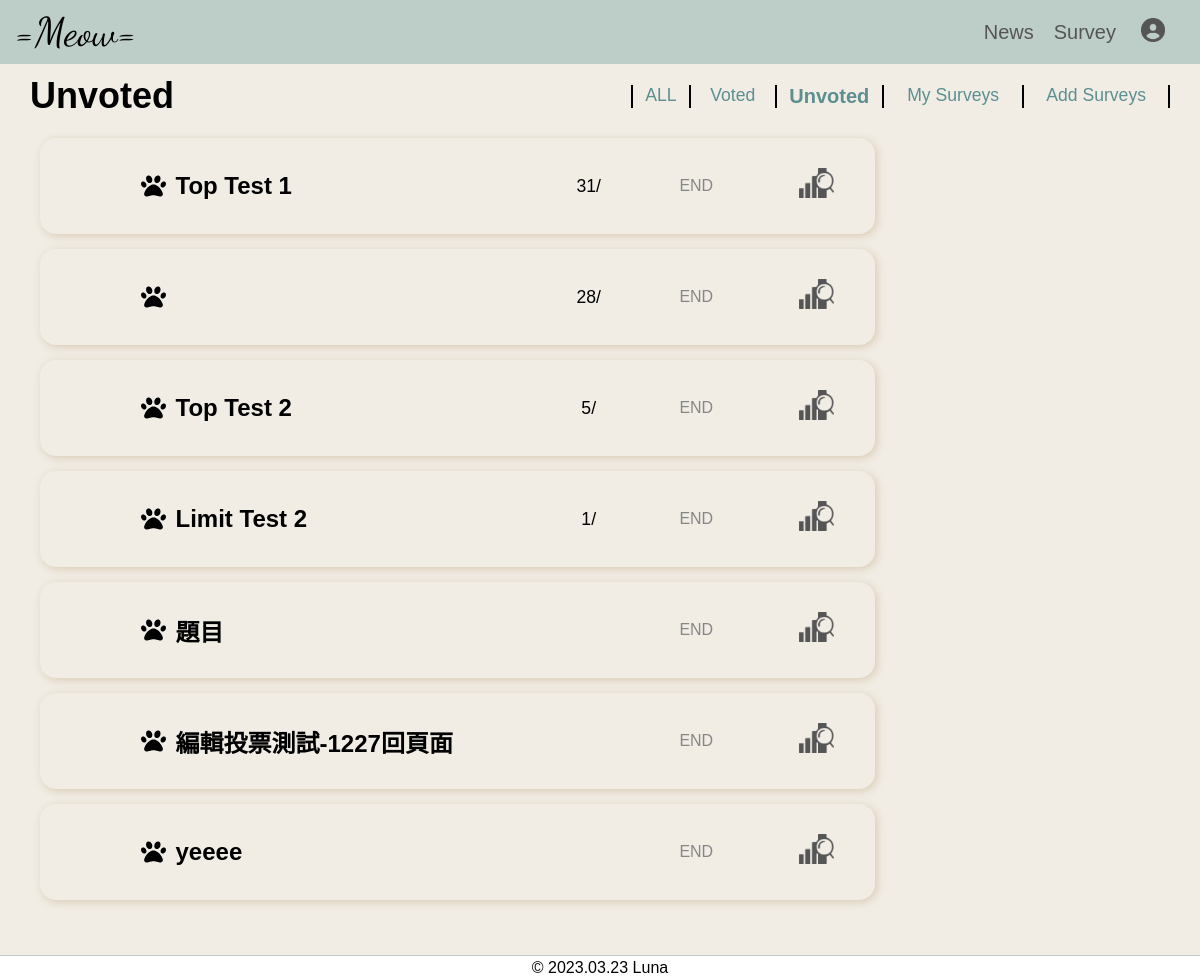
The page /index.php?meow=survey&surveys=surveys_unvoted (signed in) on the database its author committed.
### tables this page shows
CREATE TABLE `survey_subject` (
  `id` int(8) UNSIGNED NOT NULL,
  `subject` text NOT NULL,
  `type` tinyint(1) UNSIGNED NOT NULL,
  `start_time` timestamp NULL DEFAULT NULL,
  `end_time` timestamp NULL DEFAULT NULL,
  `total` int(10) UNSIGNED DEFAULT 0,
  `top` tinyint(1) NOT NULL DEFAULT 0,
  `user_id` int(8) UNSIGNED NOT NULL,
  `created_at` timestamp NOT NULL DEFAULT current_timestamp(),
  `updated_at` timestamp NOT NULL DEFAULT current_timestamp() ON UPDATE current_timestamp()
);

### db/function.php (called while the page is built, shortened)
<?php
function free($sql)
{
    global $pdo;
    return $pdo->query($sql)->fetchAll(PDO::FETCH_ASSOC);
}
?>
<?php
function all($table, ...$args)
{
    global $pdo;
    $sql = "SELECT * FROM `$table` ";
    if (isset($args[0])) {
        if (is_array($args[0])) {
            foreach ($args[0] as $key => $value) {
                $all[] = "`$key`='$value'";
            }
            $sql .= " WHERE " . join(" AND ", $all);
        } else {
            $sql .= $args[0];
        }
    }
    return $pdo->query($sql)->fetchAll(PDO::FETCH_ASSOC);
}
?>

### member/surveys_unvoted.php (the view, shortened to what this page needs)
<div class="surveys-main-body">
    <div class="surveys-main-body-left">
        <div class="surveys-main-body-lists">
            <?php
            $userVoted = all('survey_users', ['user_id' => $_SESSION['login']['id']]);
            if (!$userVoted) {
            ?>
                <div class="yet">Haven't voted yet</div>
                <?php
            } else {
                foreach ($userVoted as $key => $value) {
                    $voted_id[] = $value['subject_id'];
                }
                $subjects = free("SELECT * FROM `survey_subject` ORDER BY `top` DESC , `total` DESC ");
                foreach ($subjects as $subject) {
                    $end = $subject['end_time'] > date("Y-m-d") ? $subject['start_time'] : 'END';
                    if (!in_array($subject['id'], $voted_id)) {
                ?>
                        <div class="surveys-main-body-list">
                            <div class="surveys-main-body-list-img"><img src="./thumbnail/paw-solid.svg" alt=""></div>
                            <h4 class="surveys-main-body-list-subject"><?= $subject['subject']; ?></h4>
                            <p class="surveys-main-body-list-total"><?= $subject['total'] !== 0 ? $subject['total'] . '/' : ''; ?></p>
                            <p class="surveys-main-body-list-time">
                                <?= $end; ?>
                            </p>
                            <div class="surveys-main-body-list-btns">
                                <?php
                                if ($end == 'END') {
                                ?>
                                    <a class="surveys-main-body-list-btns-result" href="?meow=survey&surveys=survey_result&subject_id=<?= $subject['id']; ?>">
                                        <img class="result-img" src="./thumbnail/results-icon.png" alt="">
                                    </a>
                                <?php
                                } else {
                                ?>
                                    <a class="surveys-main-body-list-btns-vote" href="?meow=survey&surveys=survey_vote&subject_id=<?= $subject['id']; ?>">
                                        <img class="vote-img" src="./thumbnail/check-to-slot-solid.png" alt="">
                                    </a>
                                <?php
                                }
                                ?>
                            </div>
                        </div>
            <?php
                    }
                }
            }
            ?>
        </div>
    </div>
</div>

### css/style.css (style rules this page uses)
* { box-sizing: border-box; word-break: break-all; padding: 0; margin: 0; }
a { text-decoration: none; color: #000; }
body { position: relative; background-color: #f1ede5; }
.surveys-main-body { display: flex; align-items: flex-start; width: 100%; }
.surveys-main-body-left { width: 75%; }
.surveys-main-body-lists { padding: 10px; }
.surveys-main-body-list { display: flex; width: 100%; height: 6rem; justify-content: space-between; border-radius: 16px; align-items: center; font-size: 1.5rem; padding: 0 10px; margin-bottom: 15px; box-shadow: 2px 2px 8px rgb(167 126 65 / 30%); }
.surveys-main-body-list-img { display: flex; width: 3%; }
.surveys-main-body-list-img>img { width: 100%; }
.surveys-main-body-list-subject { width: 45%; }
.surveys-main-body-list-total { width: 9%; font-size: 1.1rem; text-align: center; }
.surveys-main-body-list-time { width: 15%; color: #878787; font-size: 1rem; text-align: center; }
.surveys-main-body-list-btns { display: flex; width: 12%; text-align: center; align-items: center; padding: 5px; }
.vote-img, .result-img { width: 40%; }

### rows shown on the page
survey_subject: subject "Top Test 1", total "31"
survey_subject: total "28"
survey_subject: subject "Top Test 2", total "5"
survey_subject: subject "Limit Test 2", total "1"
survey_subject: subject "題目"
survey_subject: subject "編輯投票測試-1227回頁面"
survey_subject: subject "yeeee"
